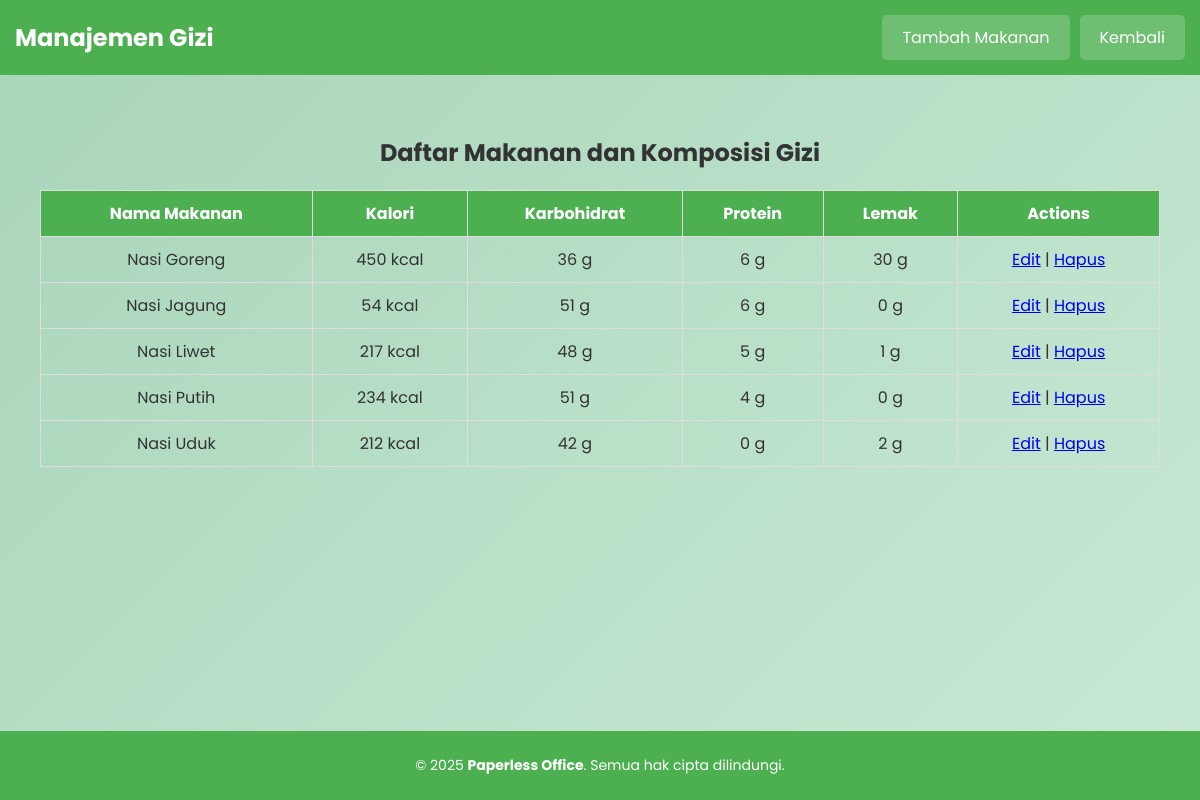
Screenshot of /manajemen_gizi.php (signed in) with the database file from the repository.
### tables this page shows
CREATE TABLE `gizi` (
  `id` int(11) NOT NULL,
  `nama_makanan` varchar(255) DEFAULT NULL,
  `kalori` varchar(50) DEFAULT NULL,
  `karbohidrat` varchar(50) DEFAULT NULL,
  `protein` varchar(50) DEFAULT NULL,
  `lemak` varchar(50) DEFAULT NULL
);

### manajemen_gizi.php (the view, shortened to what this page needs)
<?php
include 'db.php';
$sql = "SELECT * FROM gizi";
$result = $conn->query($sql);
?>
<!DOCTYPE html>
<html lang="id">
<head>
</head>
<body>
    <nav>
        <h1>Manajemen Gizi</h1>
        <div class="menu">
            <a href="tambah_makanan.php" class="btn-tambah">Tambah Makanan</a>
            <a href="dashboard.php">Kembali</a>
        </div>
    </nav>
    <main>
        <h2>Daftar Makanan dan Komposisi Gizi</h2>
        <table>
        <thead>
                <tr>
                    <th>Nama Makanan</th>
                    <th>Kalori</th>
                    <th>Karbohidrat</th>
                    <th>Protein</th>
                    <th>Lemak</th>
                    <th>Actions</th>
                </tr>
            </thead>
            <tbody>
                <?php if ($result->num_rows > 0): ?>
                    <?php while($row = $result->fetch_assoc()): ?>
                        <tr>
                            <td><?php echo htmlspecialchars($row['nama_makanan']); ?></td>
                            <td><?php echo htmlspecialchars($row['kalori']); ?> kcal</td>
                            <td><?php echo htmlspecialchars($row['karbohidrat']); ?> g</td>
                            <td><?php echo htmlspecialchars($row['protein']); ?> g</td>
                            <td><?php echo htmlspecialchars($row['lemak']); ?> g</td>
                            <td>
                                <a href="edit_gizi.php?id=<?php echo $row['id']; ?>">Edit</a> |
                                <a href="delete_gizi.php?id=<?php echo $row['id']; ?>">Hapus</a>
                            </td>
                        </tr>
                    <?php endwhile; ?>
                <?php else: ?>
                    <tr>
                        <td colspan="6">Tidak ada data makanan.</td>
                    </tr>
                <?php endif; ?>
            </tbody>
        </table>
    </main>
    <div class="footer">
        <p>&copy; 2025 <a href="https://paperlessoffice.com" target="_blank">Paperless Office</a>. Semua hak cipta dilindungi.</p>
    </div>
</body>
</html>

### manajemen_gizi.php (style rules this page uses)
body { font-family: 'Poppins', sans-serif; background: linear-gradient(135deg, #a8d5ba, #c9e9d4); margin: 0; padding: 0; color: #333; display: flex; flex-direction: column; min-height: 100vh; }
nav { background: #4CAF50; color: white; padding: 15px; display: flex; justify-content: space-between; align-items: center; }
nav h1 { margin: 0; }
nav .menu { display: flex; gap: 10px; }
nav a { color: #fff; text-decoration: none; background: #6FBF73; padding: 10px 20px; border-radius: 5px; font-size: 16px; }
main { flex: 1; padding: 40px; text-align: center; }
table { width: 100%; margin-top: 20px; border-collapse: collapse; margin-bottom: 20px; }
table, th, td { border: 1px solid #ddd; }
th, td { padding: 10px; text-align: center; }
th { background-color: #4CAF50; color: white; }
.footer { background: #4CAF50; color: white; text-align: center; padding: 10px 0; font-size: 14px; margin-top: auto; }
.footer a { color: white; text-decoration: none; font-weight: bold; }

### rows the page displays
gizi: nama_makanan "Nasi Goreng", kalori "450", karbohidrat "36", protein "6", lemak "30"
gizi: nama_makanan "Nasi Jagung", kalori "54", karbohidrat "51", protein "6", lemak "0"
gizi: nama_makanan "Nasi Liwet", kalori "217", karbohidrat "48", protein "5", lemak "1"
gizi: nama_makanan "Nasi Putih", kalori "234", karbohidrat "51", protein "4", lemak "0"
gizi: nama_makanan "Nasi Uduk", kalori "212", karbohidrat "42", protein "0", lemak "2"
